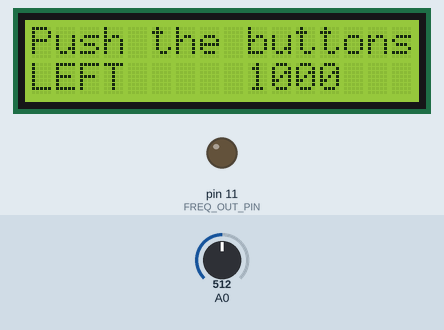
Recording of a sketch running on a simulated Arduino Uno, built for the host (arithmetic inside an expression is 32-bit, double 64-bit). On the bench: 16×2 character LCD, output pins drawn as LEDs (lit = HIGH). The inputs (shaded band) are chosen by the test bench; at power-on: A0 = 512. What the sketch prints to the serial monitor is not drawn.

Above: at 1.2 s.
1.3 s: A0 set to 203
At 2.2 s:
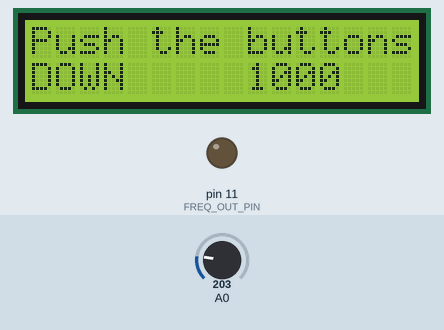
2.8 s: A0 set to 185
At 3.4 s:
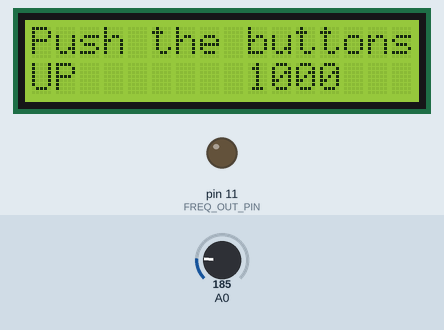
Timing chart, 0 to 5.2 s (numbered marks = the images above; inputs shaded):
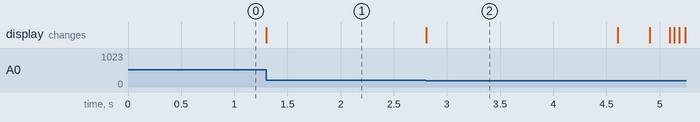

Measured:
- the behaviour switches between 195 and 194 on A0 (found by bisection; images 1 and 2)
- after the input at 1.3 s, the display: changes at once (image 1)
- after the input at 2.8 s, the display: changes at once (image 2)
- what the display in image 2 shows lasts 1.8 s, from 2.8 s to 4.6 s

The sketch:

buttontest.ino
```cpp
long var=1000;
long rav=1400;
long qwe=0;

#include <Arduino.h>
#include <LiquidCrystal.h>
#include <LCDKeypad.h>
LiquidCrystal lcd(8, 9, 4, 5, 6, 7);
// Выход генератора -- вывод 11 (PB3, MOSI)
#define FREQ_OUT_PIN       11


extern "C" void setup();
extern "C" void loop();

// Предварительные декларации функций.
uint32_t readFreq();
void setupFreq(uint32_t freq);

// define some values used by the panel and buttons
int lcd_key     = 0;
int adc_key_in  = 0;
#define btnRIGHT  0
#define btnUP     1
#define btnDOWN   2
#define btnLEFT   3
#define btnSELECT 4
#define btnNONE   5

// read the buttons
int read_LCD_buttons()
{
 adc_key_in = analogRead(0);      // read the value from the sensor
 // my buttons when read are centered at these valies: 0, 144, 329, 504, 741
 // we add approx 50 to those values and check to see if we are close
 if (adc_key_in > 1000) return btnNONE; // We make this the 1st option for speed reasons since it will be the most likely result
 if (adc_key_in < 50)   return btnRIGHT;
 if (adc_key_in < 195)  return btnUP;
 if (adc_key_in < 380)  return btnDOWN;
 if (adc_key_in < 555)  return btnLEFT;
 if (adc_key_in < 790)  return btnSELECT;
 return btnNONE;  // when all others fail, return this...
}


void setup()
{
  Serial.begin(115200);
  lcd.begin(16, 2);              // start the library
 lcd.setCursor(0,0);
 lcd.print("Push the buttons"); // print a simple message
}


void loop()
{

  lcd.setCursor(0,1);            // move to the begining of the second line
 lcd_key = read_LCD_buttons();  // read the buttons

 switch (lcd_key)               // depending on which button was pushed, we perform an action
 {
   case btnRIGHT:
     {
     lcd.print("RIGHT ");
     break;
     }
   case btnLEFT:
     {
     lcd.print("LEFT   ");
     break;
     }
   case btnUP:
     {
     lcd.print("UP    ");

     var=var+1000;

     break;
     }
   case btnDOWN:
     {
     lcd.print("DOWN  ");
     var=var-1000;

     break;
     }
   case btnSELECT:
     {
     lcd.print("SELECT");
     qwe=1;
     break;
     }
     case btnNONE:
     {
     lcd.print("NONE  ");
     break;
     }
 }


  uint32_t freq = var;


  // Установка частоты.
  setupFreq(freq);

}

// Чтение данных из последовательного порта
uint32_t readFreq()
{

}

static const uint16_t prescallers[] = {0, 1, 8, 32, 64, 128, 256, 1024};

// Установка частоты.
void setupFreq(uint32_t freq)
{
  freq=var;
  uint32_t ocr = 0;  // Временный буфер для хранения значения регистра OCR2A.
  uint8_t prescallerBits = 1;  // Биты предделителя.
  uint16_t prescaller = prescallers[prescallerBits]; // Значение предделителя на основе 'prescallerBits'.

  TIMSK2 = 0;   // Прерывания таймера не нужны -- отключаем.

  if (freq) {   // Если частота не '0'
      do        // Пытаемся подобрать значения регистра OCR2A и предделителя
                // для заданной частоты.
        {
          ocr = F_CPU / freq / 2 / prescaller - 1; // Вычисляем значение для регистра OCR2A.
          if (ocr < 256)  // Если значение верное (регистр 8-мибитный и
                          // всё, что меньше 256, допустимо).
            {
              break;  // Завершаем цикл.
            }
          prescallerBits += 1;  // Если значение рагистра OCR2A не допустимо (условие выше не выполняется),
                                // увеличиваем значение предделителя (понижаем частоту).
          prescaller = prescallers[prescallerBits]; // Новое значение предделителя.
        }
      while (prescallerBits < 8);  // Подбираем значение регистра и предделителя,
                                   // пока биты предделителя не выходят за допустимые пределы.
      if (ocr < 256)  // Если подобрано корректное значение регистра OCR2A.
        {
          digitalWrite(FREQ_OUT_PIN, LOW);  // Вывод 11 в '0'.
          pinMode(FREQ_OUT_PIN, OUTPUT);    // Вывод 11 как выход.
          // Устанавливаем для таймера 2 режим CTC.
          TCCR2A = (1 << COM2A0)        // Задаём смену уровня вывода 11 при совпадении
                                        // счётчика таймера и регистра OCR2A.
                      | (1 << WGM21);   // Режим CTC.
          OCR2A = ocr;   // Задаём предел счёта (регистр OCR2A).
          TCCR2B = prescallerBits; // Устанавливаем предделитель для таймера.

          freq = F_CPU / 2 / prescaller / (ocr + 1);  // Вычисляем полученную частоту
                                                      // (она может отличаться от заданной).

          Serial.print(F("freq: "));  // Сообщаем о частоте.
          Serial.println(freq);
          lcd.setCursor(9,1);            // move cursor to second line "1" and 9 spaces over
          lcd.print(freq);

        }
      else  // Если не смогли подобрать значение регистра OCR2A.
        {
          Serial.println(F("freq: error (wrong value)"));  // Сообщаем о неправильных данных.
        }
  } else {    // Если частота '0'
      TCCR2B = 0;   // Выключаем PWM на ноге 11.
      pinMode(FREQ_OUT_PIN, INPUT);     // Ногу 11 делаем входом.
      digitalWrite(FREQ_OUT_PIN, LOW);  // Отключаем поддтяжку на ноге 11 (на всякий случай).
      Serial.println(F("freq: off"));      // Сообщаем о выключении генератора.
  }

}
```
